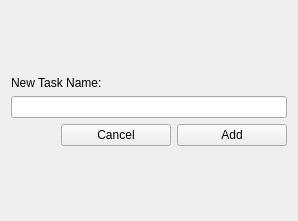
<?xml version="1.0" encoding="UTF-8"?>
<ui version="4.0">
 <class>SimpleTaskAddWindow</class>
 <widget class="QWidget" name="SimpleTaskAddWindow">
  <property name="geometry">
   <rect>
    <x>0</x>
    <y>0</y>
    <width>298</width>
    <height>221</height>
   </rect>
  </property>
  <property name="windowTitle">
   <string>Form</string>
  </property>
  <layout class="QVBoxLayout" name="verticalLayout">
   <item>
    <spacer name="verticalSpacer_2">
     <property name="orientation">
      <enum>Qt::Vertical</enum>
     </property>
     <property name="sizeHint" stdset="0">
      <size>
       <width>20</width>
       <height>40</height>
      </size>
     </property>
    </spacer>
   </item>
   <item>
    <widget class="QLabel" name="label">
     <property name="text">
      <string>New Task Name:</string>
     </property>
    </widget>
   </item>
   <item>
    <widget class="QLineEdit" name="lineTaskName">
     <property name="sizePolicy">
      <sizepolicy hsizetype="Expanding" vsizetype="Fixed">
       <horstretch>0</horstretch>
       <verstretch>0</verstretch>
      </sizepolicy>
     </property>
    </widget>
   </item>
   <item>
    <layout class="QHBoxLayout" name="horizontalLayout">
     <item>
      <spacer name="horizontalSpacer">
       <property name="orientation">
        <enum>Qt::Horizontal</enum>
       </property>
       <property name="sizeHint" stdset="0">
        <size>
         <width>40</width>
         <height>20</height>
        </size>
       </property>
      </spacer>
     </item>
     <item>
      <widget class="QPushButton" name="buttonCancel">
       <property name="minimumSize">
        <size>
         <width>110</width>
         <height>0</height>
        </size>
       </property>
       <property name="text">
        <string>Cancel</string>
       </property>
      </widget>
     </item>
     <item>
      <widget class="QPushButton" name="buttonAdd">
       <property name="minimumSize">
        <size>
         <width>110</width>
         <height>0</height>
        </size>
       </property>
       <property name="text">
        <string>Add</string>
       </property>
      </widget>
     </item>
    </layout>
   </item>
   <item>
    <spacer name="verticalSpacer">
     <property name="orientation">
      <enum>Qt::Vertical</enum>
     </property>
     <property name="sizeHint" stdset="0">
      <size>
       <width>20</width>
       <height>40</height>
      </size>
     </property>
    </spacer>
   </item>
  </layout>
 </widget>
 <resources/>
 <connections>
  <connection>
   <sender>buttonCancel</sender>
   <signal>clicked()</signal>
   <receiver>SimpleTaskAddWindow</receiver>
   <slot>close()</slot>
   <hints>
    <hint type="sourcelabel">
     <x>209</x>
     <y>233</y>
    </hint>
    <hint type="destinationlabel">
     <x>199</x>
     <y>149</y>
    </hint>
   </hints>
  </connection>
  <connection>
   <sender>buttonAdd</sender>
   <signal>clicked()</signal>
   <receiver>SimpleTaskAddWindow</receiver>
   <slot>acceptTask()</slot>
   <hints>
    <hint type="sourcelabel">
     <x>237</x>
     <y>85</y>
    </hint>
    <hint type="destinationlabel">
     <x>151</x>
     <y>57</y>
    </hint>
   </hints>
  </connection>
 </connections>
 <slots>
  <slot>acceptTask()</slot>
 </slots>
</ui>
